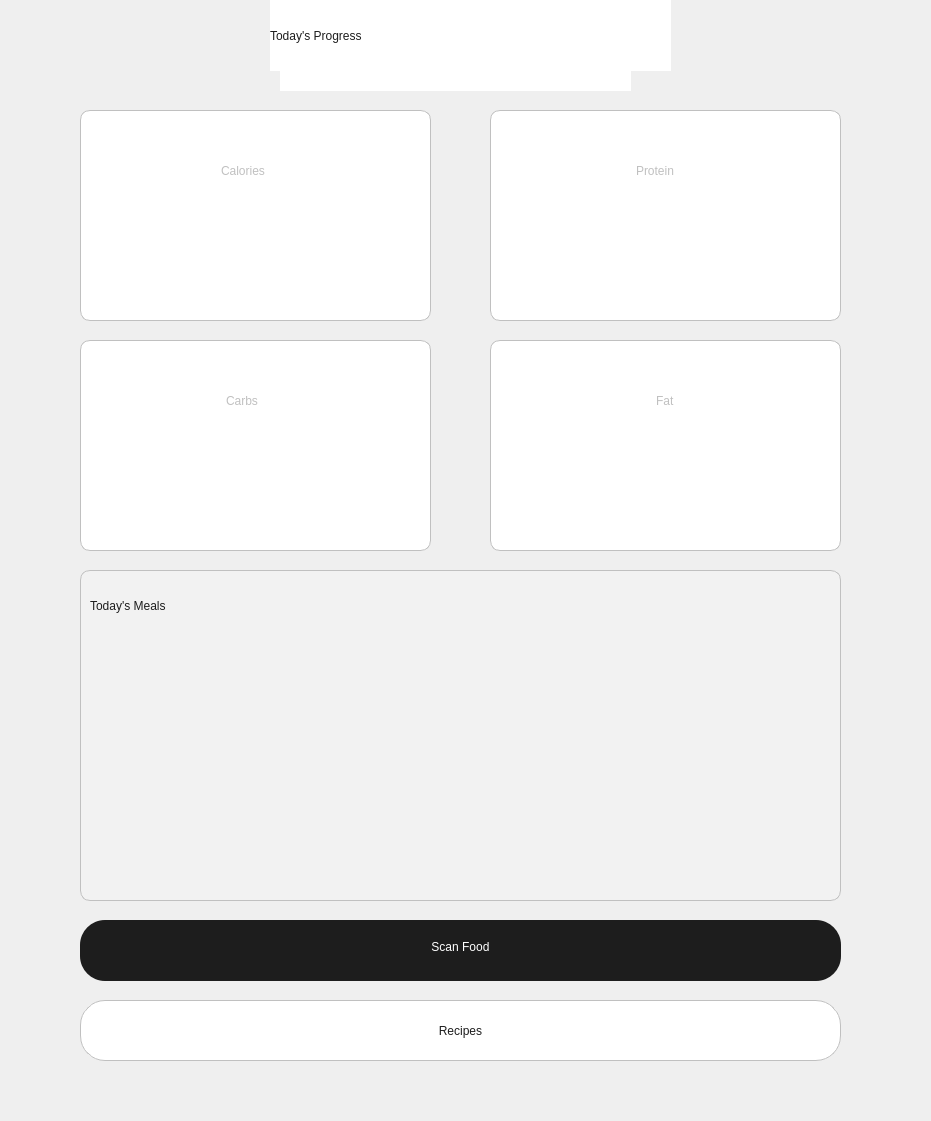
      <widget class="QWidget" name="scroll_contents_3">
       <property name="geometry">
        <rect>
         <x>0</x>
         <y>0</y>
         <width>931</width>
         <height>1121</height>
        </rect>
       </property>
       <widget class="QLabel" name="prog_lbl_3">
        <property name="geometry">
         <rect>
          <x>270</x>
          <y>0</y>
          <width>401</width>
          <height>71</height>
         </rect>
        </property>
        <property name="styleSheet">
         <string notr="true">QLabel{
	background-color: white;
	color: #1D1D1D;
	font: 500 35pt &quot;Epilogue&quot;;
}</string>
        </property>
        <property name="text">
         <string>Today's Progress</string>
        </property>
       </widget>
       <widget class="QLabel" name="day_lbl_3">
        <property name="geometry">
         <rect>
          <x>280</x>
          <y>70</y>
          <width>351</width>
          <height>21</height>
         </rect>
        </property>
        <property name="styleSheet">
         <string notr="true">QLabel{
	background-color: white;
	color: #939393;
	font: 15pt &quot;Epilogue&quot;;
}</string>
        </property>
        <property name="text">
         <string/>
        </property>
       </widget>
       <widget class="QLabel" name="cal_3">
        <property name="geometry">
         <rect>
          <x>80</x>
          <y>110</y>
          <width>351</width>
          <height>211</height>
         </rect>
        </property>
        <property name="styleSheet">
         <string notr="true">QLabel{
background-color:white;
border: 1px solid #C0C0C0;
border-radius:10px;
font:15px &quot;Epilogue&quot;;
color:#C0C0C0;
padding-bottom:90;
padding-left:137
}</string>
        </property>
        <property name="text">
         <string>Calories</string>
        </property>
       </widget>
       <widget class="QLabel" name="prot_3">
        <property name="geometry">
         <rect>
          <x>490</x>
          <y>110</y>
          <width>351</width>
          <height>211</height>
         </rect>
        </property>
        <property name="styleSheet">
         <string notr="true">QLabel{
background-color:white;
border: 1px solid #C0C0C0;
border-radius:10px;
font:15px &quot;Epilogue&quot;;
color:#C0C0C0;
padding-bottom:90;
padding-left:142
}</string>
        </property>
        <property name="text">
         <string>Protein</string>
        </property>
       </widget>
       <widget class="QLabel" name="fat_3">
        <property name="geometry">
         <rect>
          <x>490</x>
          <y>340</y>
          <width>351</width>
          <height>211</height>
         </rect>
        </property>
        <property name="styleSheet">
         <string notr="true">QLabel{
background-color:white;
border: 1px solid #C0C0C0;
border-radius:10px;
font:15px &quot;Epilogue&quot;;
color:#C0C0C0;
padding-bottom:90;
padding-left:162
}</string>
        </property>
        <property name="text">
         <string>Fat</string>
        </property>
       </widget>
       <widget class="QLabel" name="carb_3">
        <property name="geometry">
         <rect>
          <x>80</x>
          <y>340</y>
          <width>351</width>
          <height>211</height>
         </rect>
        </property>
        <property name="styleSheet">
         <string notr="true">QLabel{
background-color:white;
border: 1px solid #C0C0C0;
border-radius:10px;
font:15px &quot;Epilogue&quot;;
color:#C0C0C0;
padding-bottom:90;
padding-left:142
}</string>
        </property>
        <property name="text">
         <string>Carbs</string>
        </property>
       </widget>
       <widget class="QLabel" name="cal_counter_3">
        <property name="geometry">
         <rect>
          <x>140</x>
          <y>180</y>
          <width>231</width>
          <height>91</height>
         </rect>
        </property>
        <property name="styleSheet">
         <string notr="true">QLabel{
	font: 700 40pt &quot;Epilogue&quot;;
	color:#1D1D1D
}</string>
        </property>
        <property name="text">
         <string/>
        </property>
       </widget>
       <widget class="QLabel" name="prot_counter_3">
        <property name="geometry">
         <rect>
          <x>540</x>
          <y>180</y>
          <width>261</width>
          <height>91</height>
         </rect>
        </property>
        <property name="styleSheet">
         <string notr="true">QLabel{
	font: 700 40pt &quot;Epilogue&quot;;
	color:#1D1D1D
}</string>
        </property>
        <property name="text">
         <string/>
        </property>
       </widget>
       <widget class="QLabel" name="carbs_counter_3">
        <property name="geometry">
         <rect>
          <x>120</x>
          <y>420</y>
          <width>261</width>
          <height>91</height>
         </rect>
        </property>
        <property name="styleSheet">
         <string notr="true">QLabel{
	font: 700 40pt &quot;Epilogue&quot;;
	color:#1D1D1D
}</string>
        </property>
        <property name="text">
         <string/>
        </property>
       </widget>
       <widget class="QLabel" name="fats_counter_3">
        <property name="geometry">
         <rect>
          <x>540</x>
          <y>420</y>
          <width>251</width>
          <height>91</height>
         </rect>
        </property>
        <property name="styleSheet">
         <string notr="true">QLabel{
	font: 700 40pt &quot;Epilogue&quot;;
	color:#1D1D1D
}</string>
        </property>
        <property name="text">
         <string/>
        </property>
       </widget>
       <widget class="QPushButton" name="scan_btn_3">
        <property name="geometry">
         <rect>
          <x>80</x>
          <y>920</y>
          <width>761</width>
          <height>61</height>
         </rect>
        </property>
        <property name="styleSheet">
         <string notr="true">QPushButton{
	background-color:#1D1D1D;
	font: 600 25pt &quot;Epilogue&quot;;
	border-radius:25px;
	color:white;
	padding-bottom:7px
}
</string>
        </property>
        <property name="text">
         <string>Scan Food</string>
        </property>
       </widget>
       <widget class="QPushButton" name="recipe_t_3">
        <property name="geometry">
         <rect>
          <x>80</x>
          <y>1000</y>
          <width>761</width>
          <height>61</height>
         </rect>
        </property>
        <property name="styleSheet">
         <string notr="true">QPushButton{
	background-color:white;
	font: 600 25pt &quot;Epilogue&quot;;
	border-radius:25px;
	color: #1D1D1D;
	border:1px solid #C0C0C0
}</string>
        </property>
        <property name="text">
         <string>Recipes</string>
        </property>
       </widget>
       <widget class="QWidget" name="verticalLayoutWidget_3">
        <property name="geometry">
         <rect>
          <x>80</x>
          <y>570</y>
          <width>761</width>
          <height>331</height>
         </rect>
        </property>
        <layout class="QVBoxLayout" name="meal_log_3">
         <item>
          <widget class="QWidget" name="meal_log_widget_3" native="true">
           <property name="styleSheet">
            <string notr="true">QWidget{
font: 400 20px &quot;Epilogue&quot;;
color:#1d1d1d;
border-radius:10px;
background-color:rgb(242, 242, 242);
border:1px solid #c0c0c0
}</string>
           </property>
           <widget class="QLabel" name="label_4">
            <property name="geometry">
             <rect>
              <x>10</x>
              <y>10</y>
              <width>171</width>
              <height>51</height>
             </rect>
            </property>
            <property name="styleSheet">
             <string notr="true">QLabel{
font: 300 25px &quot;Epilogue&quot;;
color:#1d1d1d;
background-color:#f2f2f2;
border:none;

}
</string>
            </property>
            <property name="text">
             <string>Today's Meals</string>
            </property>
           </widget>
          </widget>
         </item>
        </layout>
       </widget>
      </widget>
